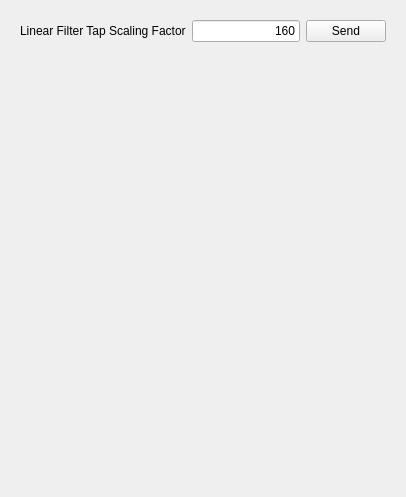
      <widget class="QWidget" name="config_tab">
       <attribute name="title">
        <string>Config</string>
       </attribute>
       <layout class="QVBoxLayout" name="verticalLayout_9">
        <item>
         <widget class="QWidget" name="widget_2" native="true">
          <layout class="QHBoxLayout" name="horizontalLayout_9">
           <item>
            <widget class="QLabel" name="label_28">
             <property name="text">
              <string>Linear Filter Tap Scaling Factor</string>
             </property>
            </widget>
           </item>
           <item>
            <widget class="QLineEdit" name="magic_scaling_factor_edit">
             <property name="text">
              <string>160</string>
             </property>
             <property name="alignment">
              <set>Qt::AlignRight|Qt::AlignTrailing|Qt::AlignVCenter</set>
             </property>
            </widget>
           </item>
           <item>
            <widget class="QPushButton" name="magic_scaling_factor_send">
             <property name="text">
              <string>Send</string>
             </property>
            </widget>
           </item>
          </layout>
         </widget>
        </item>
        <item>
         <spacer name="verticalSpacer">
          <property name="orientation">
           <enum>Qt::Vertical</enum>
          </property>
          <property name="sizeHint" stdset="0">
           <size>
            <width>20</width>
            <height>435</height>
           </size>
          </property>
         </spacer>
        </item>
       </layout>
      </widget>
